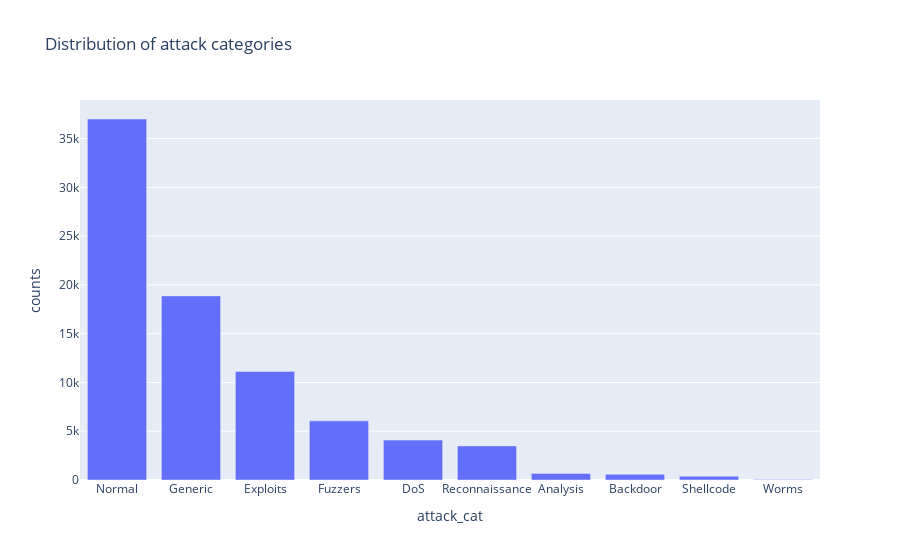

Write notebook code for a chart like this one.
### Code cell
attack_by_cat = df[df['attack_cat']!='normal'].groupby('attack_cat').size().reset_index(name='counts').sort_values(by='counts', ascending = False)
fig = px.bar(attack_by_cat, x='attack_cat', y='counts', title='Distribution of attack categories')
fig.show()

### Figure 1 — Plotly figure (JSON) as saved in the notebook; plotly's stock layout.template omitted (floating-point values rounded to 4 significant figures)
{"data": [{"alignmentgroup": "True", "hovertemplate": "attack_cat=%{x}<br>counts=%{y}<extra></extra>", "legendgroup": "", "marker": {"color": "#636efa", "pattern": {"shape": ""}}, "name": "", "offsetgroup": "", "orientation": "v", "showlegend": false, "textposition": "auto", "type": "bar", "x": ["Normal", "Generic", "Exploits", "Fuzzers", "DoS", "Reconnaissance", "Analysis", "Backdoor", "Shellcode", "Worms"], "xaxis": "x", "y": [37000, 18871, 11132, 6062, 4089, 3496, 677, 583, 378, 44], "yaxis": "y"}], "layout": {"autosize": true, "barmode": "relative", "legend": {"tracegroupgap": 0}, "title": {"text": "Distribution of attack categories"}, "xaxis": {"anchor": "y", "autorange": true, "domain": [0, 1], "range": [-0.5, 9.5], "title": {"text": "attack_cat"}, "type": "category"}, "yaxis": {"anchor": "x", "autorange": true, "domain": [0, 1], "range": [0, 38950.0], "title": {"text": "counts"}, "type": "linear"}}}
